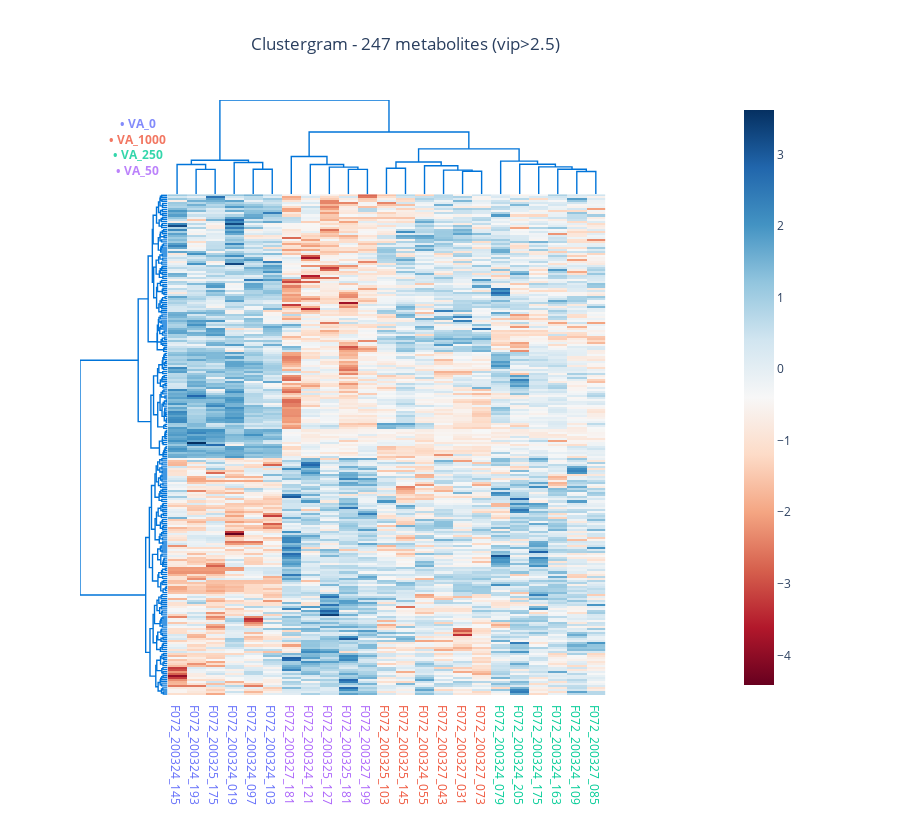

Notebook code for this chart:
### Code cell
obj_sl.clustergram(title=f'Clustergram - {obj_sl.features.shape[0]} metabolites (vip>2.25)',hue='Treatment')
